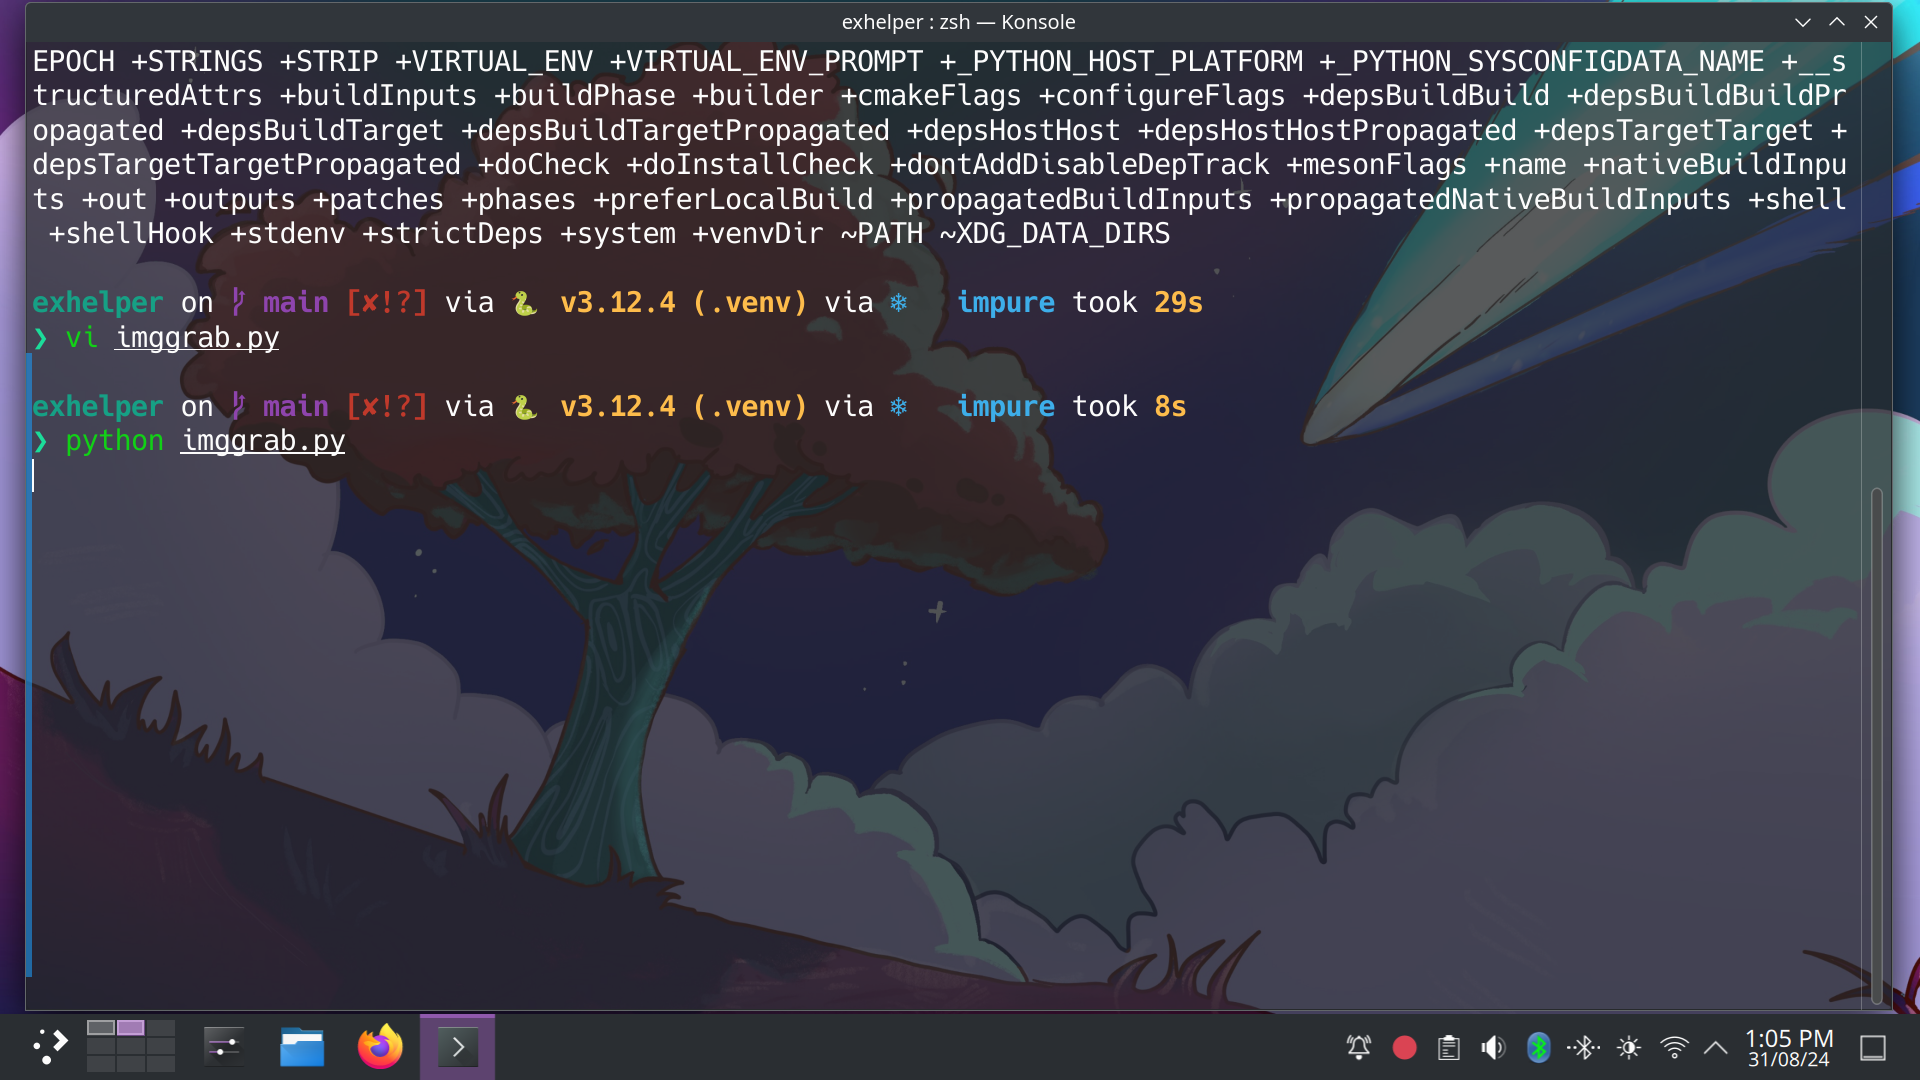

Source code (Python):
from pynput import mouse, keyboard
from PIL import ImageGrab
import threading

# Global variables to store the coordinates
start_x = start_y = end_x = end_y = None
hotkey = '<ctrl>+<alt>+k'  # Define the hotkey (Ctrl+Alt+S)

def on_click(x, y, button, pressed):
    global start_x, start_y, end_x, end_y
    if pressed:
        # Record the start position when mouse is pressed
        start_x, start_y = x, y
    else:
        # Record the end position when mouse is released
        end_x, end_y = x, y
        # Stop listener
        return False

def crop_screenshot(img, start_x, start_y, end_x, end_y):
    # Normalize coordinates (make sure start is top-left, end is bottom-right)
    left = min(start_x, end_x)
    top = min(start_y, end_y)
    right = max(start_x, end_x)
    bottom = max(start_y, end_y)
    
    # Crop the image using the specified coordinates
    cropped_img = img.crop((left, top, right, bottom))
    print("saving cropped screenshot")
    cropped_img.save("cropped_screenshot.png")  # Save the cropped screenshot

def take_and_crop_screenshot():
    # Take a full-screen screenshot
    full_screenshot = ImageGrab.grab()

    # Collect mouse events until released
    with mouse.Listener(on_click=on_click) as listener:
        listener.join()

    # Once mouse listener is done, crop the screenshot
    if start_x is not None and start_y is not None and end_x is not None and end_y is not None:
        crop_screenshot(full_screenshot, start_x, start_y, end_x, end_y)
    else:
        print("No area selected.")

def take_and_crop_screenshot_thread():
    print("Hotkey activated! Taking screenshot...")
    screenshot_thread = threading.Thread(target=take_and_crop_screenshot)
    screenshot_thread.start()

def for_canonical(f):
    return lambda k: f(listener.canonical(k))

if __name__ == "__main__":
    # Define a hotkey listener
    with keyboard.GlobalHotKeys({hotkey: take_and_crop_screenshot_thread}) as listener:
        listener.join()
